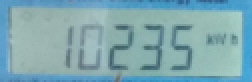
#> input picture hola.PNG, 126 x 41 px, found by its file name (shown 2 times larger)
$ python canny.py
#> lines starting #> are read from the running program, lines starting #| are printed output that depends on the picture; after the words box and inside, x2 and y2 are one past the last pixel; in counts of white or black regions, pixels touching at a corner belong together
import numpy as np
import cv2 as cv
from matplotlib import pyplot as plt
img = cv.imread('hola.png')
#> img is the input picture: shape (41, 126, 3); mean B, G, R 177.8, 169.2, 127
imggray=cv.cvtColor(img,cv.COLOR_BGR2GRAY)
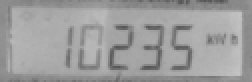
#> imggray: shape (41, 126) (shown 2 times larger); min 84, max 195, mean 157.6
edges = cv.Canny(imggray,100,200)
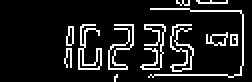
#> edges: shape (41, 126) (shown 2 times larger); 11.8% white in thin lines or dots, all inside (x1, y1, x2, y2) = (32, 0, 122, 41)
ret,thresh=cv.threshold(edges,127,255,0)
edges = cv.Canny(img,100,200)
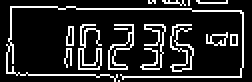
#> edges: shape (41, 126) (shown 2 times larger); 15.8% white in thin lines or dots
idx = 0
BLACK_THRESHOLD = 200
THIN_THRESHOLD = 10
contours,hierarchy=cv.findContours(thresh,cv.RETR_TREE,cv.CHAIN_APPROX_NONE)
#> contours = 16 contours, 10 with area under 20; largest, box (x1, y1, x2, y2) and area: (39, 12, 51, 35) 60, (39, 24, 51, 35) 51, (103, 16, 114, 23) 35, (105, 17, 114, 23) 31, (33, 13, 37, 23) 22, (33, 13, 37, 23) 20
print(f'Number of contours are: {len(contours)}')
#| Number of contours are: 16
x=2
w=30
y=9
h=25
for i in range(1,6,1):
    roi = img[y:y + h, x:x + w]
    x=x+30
    cv.imwrite(str(i) + '.png', roi)
#> this loop made 5 passes
#> pass 1, `roi = img[y:y + h, x:x + w]`:
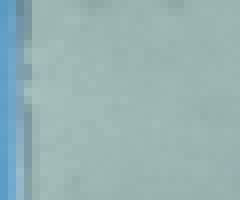
#> roi: shape (25, 30, 3) (shown 8 times larger); mean B, G, R 178.6, 179, 150.6
#> pass 2, `roi = img[y:y + h, x:x + w]`:
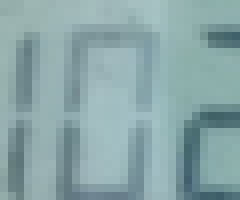
#> roi: shape (25, 30, 3) (shown 8 times larger); mean B, G, R 168.8, 166.7, 138
#> pass 3, `roi = img[y:y + h, x:x + w]`:
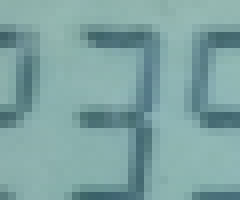
#> roi: shape (25, 30, 3) (shown 8 times larger); mean B, G, R 163.3, 164, 126.4
#> after the loop, x = 152

plt.imshow(img)
cv.waitKey(0)
